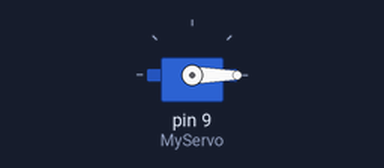
This sketch was run on a simulated Arduino Uno, built with avr-gcc and run on an emulated ATmega328P. Shown: servo.

Above: at 0.05 s.
At 1.5 s:
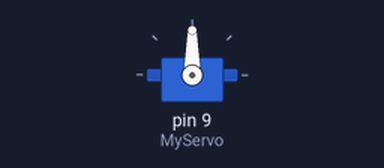
At 3.0 s:
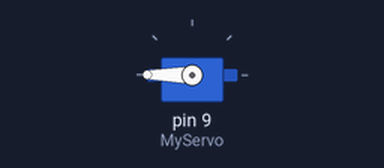
Timing chart, 0 to 6.9 s (numbered marks = the images above):
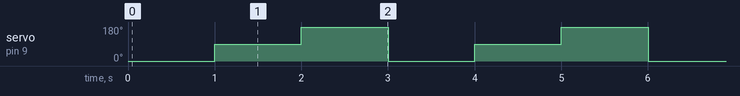

Measured:
- by itself, servo on pin 9 (MyServo): repeats every 3.0 s: 180° 1.0 s, 0° 1.0 s, 90° 1.0 s

The sketch:

MyServo.ino
```cpp
//include servo library
#include <Servo.h>
#include "MyServo.h"

#define MYSERVO__PIN 9

Servo MyServo;

void setup() {
  //pin no., min, max
  MyServo.attach(9, 700, 2300);
}

void loop() {
  //set servo to 0 degrees
  MyServo.write(0);
  delay(1000);
  //move servo to 90 degrees
  MyServo.write(90);
  delay(1000);
  //move servo to 180 degrees
  MyServo.write(180);
  delay(1000);

}
```

MyServo.cpp
```cpp
#include "MyServo.h"

MyServo::MyServo(int pin)
{
  this->pin = pin;
}

void MyServo::init()
{
  servo.attach(pin);
}

void MyServo::writeValue(int value)
{
  servo.write(value);
}
```

MyServo.h
```cpp
#ifndef MY_SERVO_H
#define MY_SERVO_H

#include <Servo.h>

class MyServo
{
private:
  int pin;
  Servo servo;
public:
  MyServo() {} //do not use
  MyServo(int pin);

  //init the pin for the Servo
  virtual void init();
  virtual void writeValue(int value);

};

#endif
```
